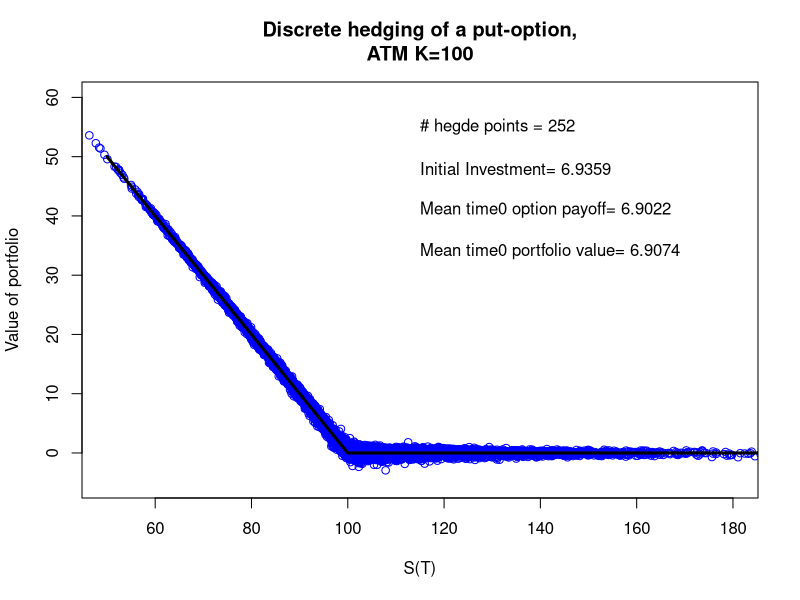

R code for this plot:
set.seed(100)
BlackScholesFormula  <- function (spot,timetomat,strike,r, q=0, sigma, opttype, greektype)
{
  d1<-(log(spot/strike)+ ((r-q)+0.5*sigma^2)*timetomat)/
    (sigma*sqrt(timetomat))
  d2<-d1-sigma*sqrt(timetomat)
  d3<-(-(r-sigma^2/2)*timetomat+log(strike/spot))/
    (sigma*sqrt(timetomat))
  d4<-(-(r-sigma^2/2)*timetomat-log(strike/spot))/
    (sigma*sqrt(timetomat))
  #european call (V)
  if (opttype==1 && greektype==1) result<-spot*exp(-q*timetomat)*pnorm(d1)-strike*exp(-r*timetomat)*pnorm(d2)
  #put (V)
  if (opttype==2 && greektype==1) result<-spot*exp(-q*timetomat)*pnorm(d1)-strike*exp(-r*timetomat)*pnorm(d2)-spot*exp(-q*timetomat)+strike*exp(-r*timetomat)
  #Greek = delta,  call (dV/dS)
  if (opttype==1 && greektype==2) result<-exp(-q*timetomat)*pnorm(d1)
  #Greek = delta,  put (dV/dS)
  if (opttype==2 && greektype==2) result<-exp(-q*timetomat)*(pnorm(d1)-1)
  #Greek = gamma  (d^2V/dS^2)
  if (greektype==3) result<-exp(-q*timetomat)*dnorm(d1)/
    (spot*sigma*sqrt(timetomat))
  #Greek = vega  (dV/dSigma)
  if (greektype==4) result<-exp(-q*timetomat)*spot*dnorm(d1)*sqrt(timetomat)
  #Digital (V)
  if (opttype==3 && greektype==1) result <- exp(-r*timetomat)*pnorm(-d2)
  #Digital delta
  if (opttype==3 && greektype==2) result <- exp(-r*timetomat)*(-dnorm(d2))/(spot*sigma*sqrt(timetomat))
  #No touch
  if (opttype==4 && greektype==1) result <- exp(-r*timetomat)*(pnorm(d3)-(spot/strike)^(1-2*r/(sigma^2))*pnorm(d4))
  #No touch delta
  if (opttype==4 && greektype==2) result <- exp(-r*timetomat)*((-1/(spot*sigma*sqrt(timetomat)))*dnorm(d3)-(1-(2*r/(sigma^2)))*spot^(-2*r/(sigma^2))*strike^(2*r/(sigma^2)-1)*pnorm(d4)-(spot/strike)^(1-2*r/(sigma^2))*dnorm(d4)*(1/(spot*sigma*sqrt(timetomat))))
  BlackScholesFormula<-result
}

S0<-100
r<-0.02
mu<-0.02
sigma<-0.2
sigma_hedge<-0.2
capT<-1
strike<-100
Nhedge<-252
Nrep<-10000

# HEDGE

St<-rep(S0, length=Nrep)
dt<-capT/Nhedge
initialoutlay<-BlackScholesFormula(S0,capT,strike, r,0,sigma,2,1)
Vpf<-rep(initialoutlay,length=Nrep)
a<-BlackScholesFormula(St,capT,strike, r,0,sigma_hedge,2,2)
b<-Vpf-a*St
for(i in 2:Nhedge){
  St<-St*exp((mu-0.5*sigma^2)*dt +sigma*sqrt(dt)*rnorm(Nrep))
  Vpf<-a*St+b*exp(dt*r)
  a<-BlackScholesFormula(St,(capT-(i-1)*dt),strike,r,0,sigma_hedge,2,2)
  b<-Vpf-a*St
}
St<-St*exp((mu-0.5*sigma^2)*dt +sigma*sqrt(dt)*rnorm(Nrep))
Vpf<-a*St+b*exp(dt*r)
optionpayoff<-pmax(strike-St,0)
hedgeerror<-Vpf-optionpayoff

# SUMMARY STATS & GRAPHS

print(paste("Initial investment =",round(initialoutlay,4)))
print(paste("Average discounted option payoff =",round(exp(-r*capT)*mean(optionpayoff),4)))
print(paste("Average discounted portfolio value =",round(exp(-r*capT)*mean(Vpf),4)))
plot(St,Vpf,col="blue",xlab="S(T)",ylab="Value of portfolio",main="Discrete hedging of a put-option,
ATM K=100",xlim=c(50,180),ylim=c(-5,60))
text(115,55,paste("# hegde points =",Nhedge),adj=0)
text(115,48, paste("Initial Investment=", round(initialoutlay,4)),adj=0)
text(115, 41, paste("Mean time0 option payoff=", round(exp(-r*capT)*mean(optionpayoff),4)),adj=0)
text(115, 34, paste("Mean time0 portfolio value=",round(exp(-r*capT)*mean(Vpf),4)),adj=0)
points(50:200,pmax(strike - 50:200,0),type='l',lwd=3)
print(paste("Mean and average hedgeerror=",mean(hedgeerror),sd(hedgeerror)))
